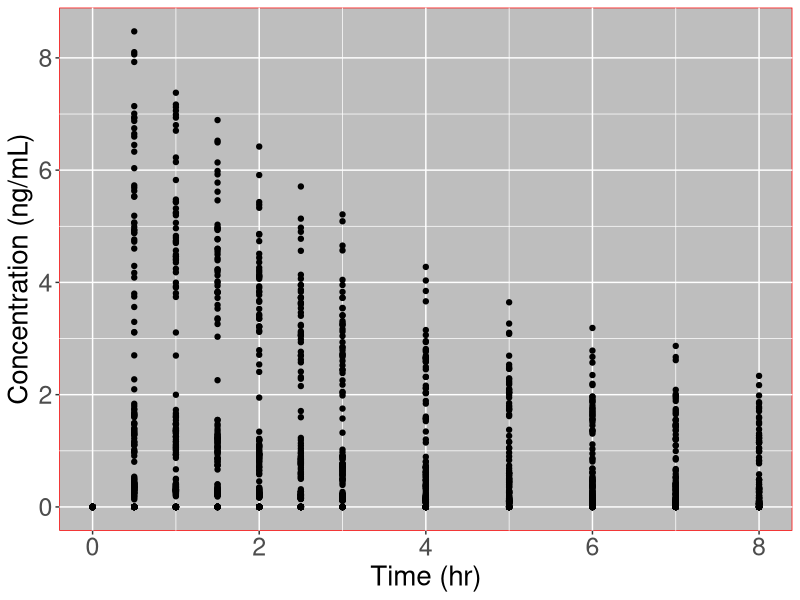
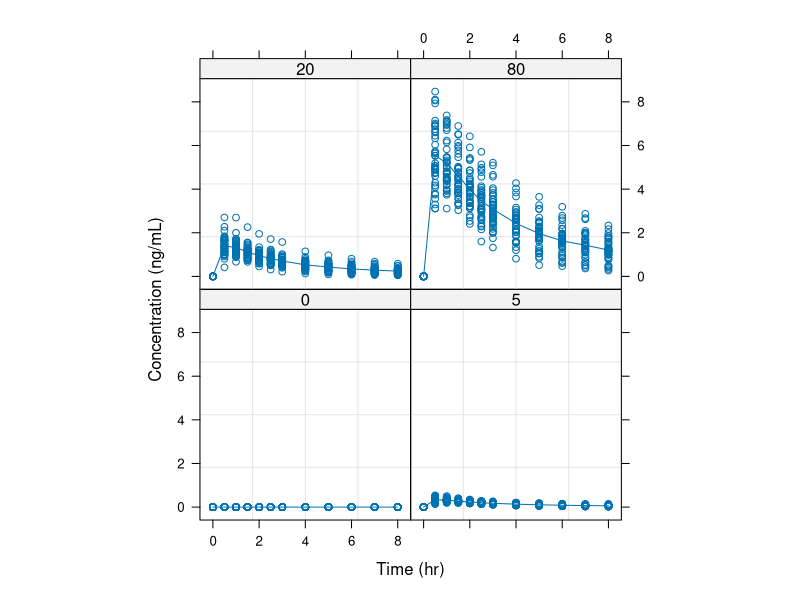
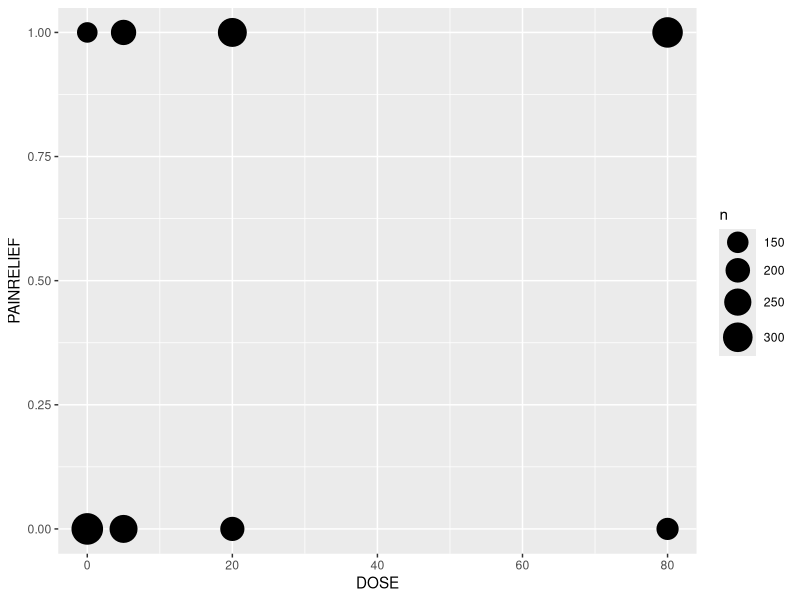
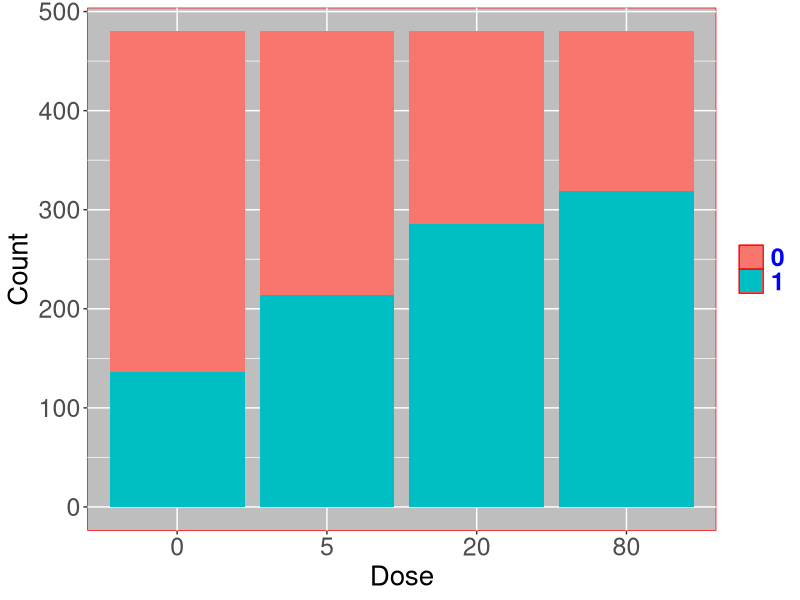
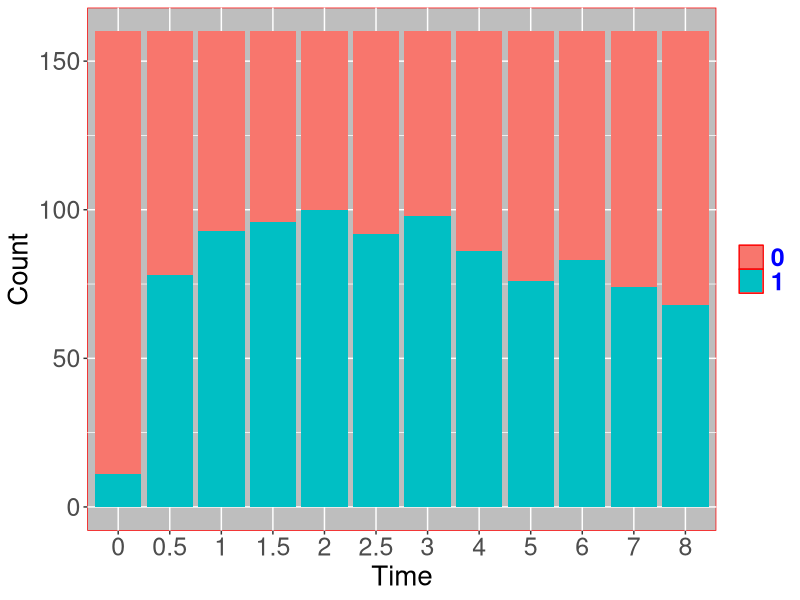
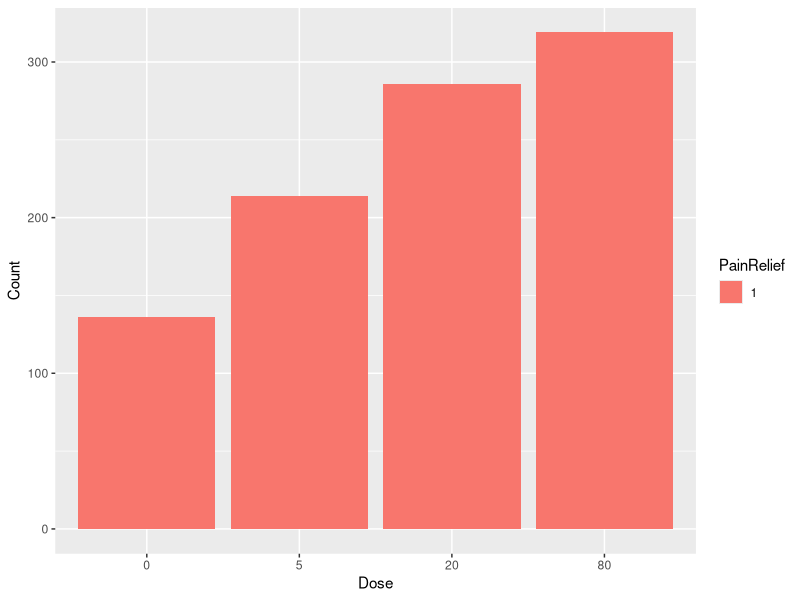
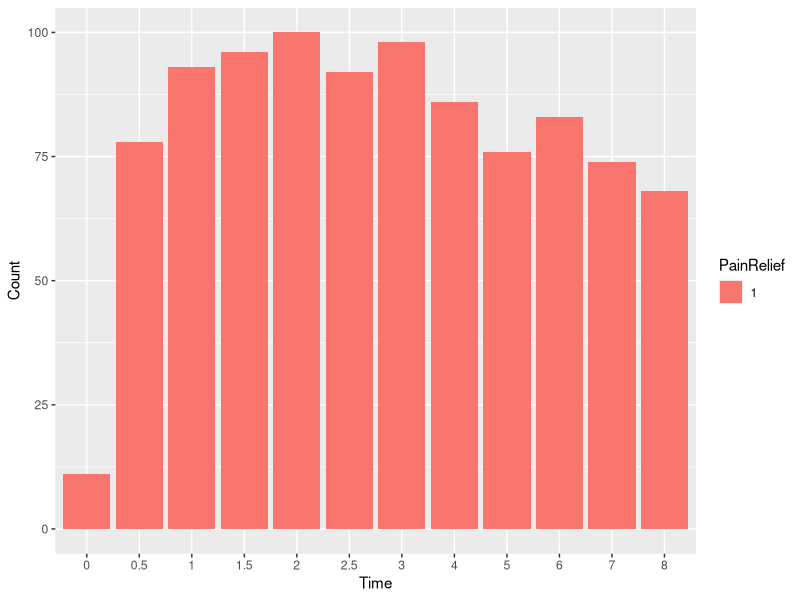
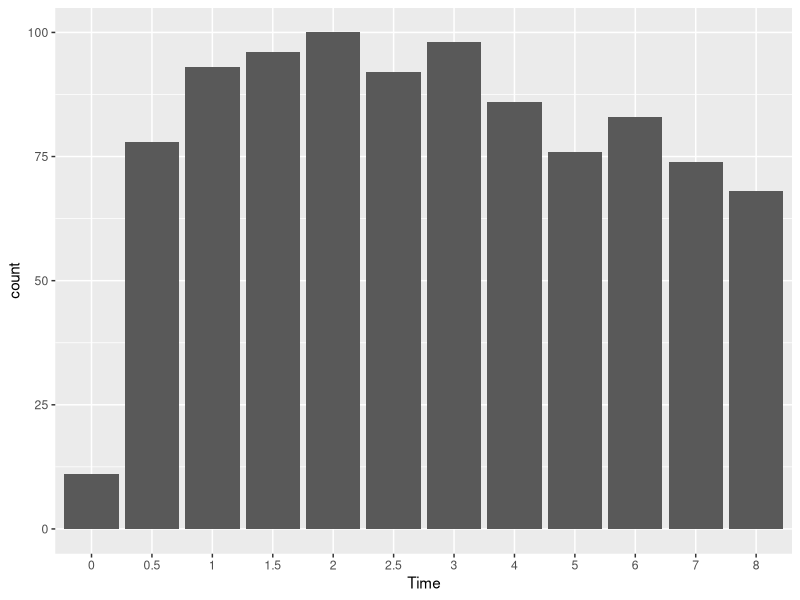

Recreate these plots in R, in order. (Note: this script raises an error after producing the figures.)
## ---- chunk 1
pain<-read.csv("Painrelief.csv", sep=",")
summary(pain)

## ---- chunk 2
list.of.packages <- c("PKNCA", 
                      "knitr",
                      "reshape2", 
                      "gee",
                      "geepack", 
                      "nlme", 
                      "lme4",
                      "lmtest",
                      "ggplot2",
                      "plotrix")
new.packages <- list.of.packages[!(list.of.packages %in% installed.packages()[,"Package"])]
if(length(new.packages)) install.packages(new.packages)
lapply(list.of.packages, require, character.only = TRUE)
# this should return 10 TRUE statements (one for each package)
# you can also lapply library instead of require
## ---- chunk 3
plot1<-ggplot(data = pain, aes(x = TIME, y = CONC, group=DOSE))+geom_point()+
  xlab("Time (hr)")+
  ylab("Concentration (ng/mL)")
plot1+theme(panel.background = element_rect(fill='grey', colour='red'))+
  theme(axis.title.y = element_text(colour = 'black', size = 20))+
  theme(axis.text.y = element_text(size = 18))+
  theme(axis.title.x = element_text(colour = 'black', size = 20))+
  theme(axis.text.x = element_text(size = 18))+
  theme(plot.title = element_text(lineheight=.8, face="bold"))+
  theme(legend.position="top")+
  theme(legend.title=element_blank())+
  theme(legend.text = element_text(colour="blue", size = 18, face = "bold"))

## ---- chunk 4
pain.2<-groupedData(CONC~TIME|DOSE, data=pain, 
     labels = list(x="Time(hr)", y="Conc(ng/mL)"))
plot2<-plot(pain.2, aspect=1/1, ylab="Concentration (ng/mL)", 
      xlab="Time (hr)")
plot2
plot22<-ggplot(pain, aes(displ, hwy)) + 
  geom_point() + 
  geom_line(data = grid, colour = "blue", size = 1.5) + 
  geom_text(data = pain, aes(label = model))

plot23<-ggplot(data=pain, aes(x=TIME, y=CONC))+
                 geom_point()

## ---- chunk 5
pain.2$logConc<-log(pain.2$CONC)
pain.2log<-groupedData(logConc~TIME|DOSE, data=pain.2, 
        labels = list(x="Time(hr)", y="Log Conc(ng/mL)"))
plot2.log<-plot(pain.2log, aspect=1/1, 
            ylab="Log Concentration (ng/mL)", 
            xlab="Time (hr)")

## ---- chunk 6
plot3<-ggplot(pain, aes(x = DOSE, y = PAINRELIEF)) +
  stat_sum(aes(size = ..n.., group = 1)) +
  scale_size_area(max_size=10)
plot3

## ---- chunk 7
## Create 2x2 contingency table by pain relief and Dose for all 160 sub-
table(pain$PAINRELIEF, pain$DOSE)

## ---- chunk 8
###just look at binary resp (nstat) by month--
ftable(addmargins(xtabs(~PAINRELIEF+TIME,data=pain)))

## ---- chunk 9
### now add treatment (drug or placebo) into the mix---
ftable((xtabs(~DOSE+PAINRELIEF+TIME,data=pain)))

## ---- chunk 10
###### Re arrange data for stacked bar chart---------------

count1<-ftable(xtabs(~PAINRELIEF+DOSE,data=pain))
count1
## ---- chunk 11
### melt fnc converts data from a wide format to a 
mydf = melt(count1)
names(mydf) = c("PainRelief", "Dose", "Count")
head(mydf)

## ---- chunk 12
###### Stacked bar chart---------------
plot4<-ggplot(mydf, aes(x= Dose, y= Count, fill=PainRelief)) +
  geom_bar(stat="identity")
plot41<-ggplot(mydf, aes(x= Dose, y= Count, fill=PainRelief)) +
  geom_bar(stat="identity")
plot4+ theme(panel.background = element_rect(fill='gray', colour='red'))+
  theme(axis.title.y = element_text(colour = 'black', size = 20))+
  theme(axis.text.y = element_text(size = 18))+
  theme(axis.title.x = element_text(colour = 'black', size = 20))+
  theme(axis.text.x = element_text(size = 18))+
  theme(plot.title = element_text(lineheight=.8, face="bold"))+
  theme(legend.position="right")+
  theme(legend.title=element_blank())+
  theme(legend.text = element_text(colour="blue", size = 18, face = "bold"))+
  theme(strip.text.x = element_text(size = 12, face = "bold",colour = "black"))

## ---- chunk 13
count2<-ftable(xtabs(~PAINRELIEF+TIME,data=pain))
count2
mydf2 = melt(count2)
names(mydf2) = c("PainRelief", "Time", "Count")
mydf2

plot5<-ggplot(mydf2, aes(x= Time, y= Count, fill=PainRelief)) +
  geom_bar(stat="identity")

## ---- chunk 14
plot5+ theme(panel.background = element_rect(fill='gray', colour='red'))+
  theme(axis.title.y = element_text(colour = 'black', size = 20))+
  theme(axis.text.y = element_text(size = 18))+
  theme(axis.title.x = element_text(colour = 'black', size = 20))+
  theme(axis.text.x = element_text(size = 18))+
  theme(plot.title = element_text(lineheight=.8, face="bold"))+
  theme(legend.position="right")+
  theme(legend.title=element_blank())+
  theme(legend.text = element_text(colour="blue", size = 18, face = "bold"))+
  theme(strip.text.x = element_text(size = 12, face = "bold",colour = "black"))

## ---- chunk 15

nopain<-pain[pain$PAINRELIEF==1,]
count3<-ftable(xtabs(~PAINRELIEF+DOSE,data=nopain))

## ---- chunk 16

mydf3 = melt(count3)
names(mydf3) = c("PainRelief", "Dose", "Count")
head(mydf3)

## ---- chunk 17

ggplot(mydf3, aes(x= Dose, y= Count, fill=PainRelief)) +
  geom_bar(stat="identity")

## ---- chunk 18
count4<-ftable(xtabs(~PAINRELIEF+TIME,data=nopain))
mydf4 = melt(count4)
names(mydf4) = c("PainRelief", "Time", "Count")
ggplot(mydf4, aes(x= Time, y= Count, fill=PainRelief)) +
  geom_bar(stat="identity")
write.csv(mydf4, file="mydf4.csv")

## ---- chunk 19
ggplot() + 
  geom_bar(data=mydf4, aes(x = Time, weight = Count))

ggplot() + 
  geom_bar(data=pain, aes(x = TIME, weight = PAINRELIEF)) +
  geom_point(data=pain, aes(x = TIME, y = DOSE, color = as.factor(PAINRELIEF))) +
  scale_y_continuous(sec.axis = sec_axis(~.*1, name = "Dose"))

ggplot() + 
  geom_bar(data=pain, aes(x = TIME, weight = PAINRELIEF)) +
  geom_point(data=pain, aes(x = TIME, y = CONC*10, color = as.factor(PAINRELIEF))) +
  scale_y_continuous(sec.axis = sec_axis(~./10, name = "Concentration"))

ggplot() + 
  geom_bar(data=pain, aes(x = TIME, weight = PAINRELIEF)) +
  geom_point(data=pain, aes(x = TIME, y = CONC*12,color = factor(PAINRELIEF), 
        shape = factor(DOSE))) +
  scale_y_continuous(sec.axis = sec_axis(~./12, name = "Concentration"))


plot45<-ggplot(mydf4, aes(x= Time, y= Count)) +
  geom_bar(stat="identity") + 
  geom_point(data=pain, aes(x=TIME, y=CONC), color='green')
plot45

## ---- chunk 20
par(mar=c(5, 4, 4, 6) + 0.1)
## ---- chunk 21
plot(pain$TIME, pain$CONC, pch=16, axes=FALSE, ylim=c(0,10), xlab="", ylab="", 
     type="p",col="black")
axis(2, ylim=c(0,1),col="black",las=1)  ## las=1 makes horizontal labels
mtext("Drug Concentration (ng/mL)",side=2,line=2.5)
box()



## Allow a second plot on the same graph

par(new=TRUE)



## Plot the second plot and put axis scale on right

plot(mydf4$Time, mydf4$Count, pch=15,  xlab="", ylab="", ylim=c(0,120), 
     axes=FALSE, type="l", col="red")
## a little farther out (line=4) to make room for labels
mtext("Count of Pain Relief",side=4,col="red",line=4) 
axis(4, ylim=c(0,110), col="red",col.axis="red",las=1)

## Draw the time axis
axis(1,xlim=c(0,8))
axis(1,pretty(range(pain$TIME),1))
mtext("Time (Hours)",side=1,col="black",line=2.5)  

## Add Legend
legend("topleft",legend=c("Drug Conc","Pain Relief Count"),
       text.col=c("black","red"),pch=c(16,15),col=c("black","red"))

example(twoord.plot)
par(mar = c(5, 4, 4, 4) + 0.3)  # Leave space for z axis
plot(pain$TIME, pain$CONC) # first plot
par(new = TRUE)
plot(mydf4$Time, mydf4$PainRelief, type = "l", axes = FALSE, bty = "n",
     ylim=c(0,120), xlab = "", ylab = "")
axis(side=4)
mtext("z", side=4, line=3)

## ---- chunk 22
my.conc<-PKNCAconc(as.data.frame(pain), CONC~TIME|ID)
## ---- chunk 23
d.dose<-unique(pain[pain$TIME == 0.0,
                       c("ARM","ID","TIME","CONC", "PAINRELIEF","DOSE")])

knitr::kable(d.dose,
             caption="Dosing data extracted from data set")

## ---- chunk 24
my.dose <- PKNCAdose(d.dose, DOSE~TIME|ID)
my.dose
## ---- chunk 25
my.data.automatic <- PKNCAdata(my.conc, my.dose)
summary(my.data.automatic)
knitr::kable(PKNCA.options("single.dose.aucs"))
knitr::kable(my.data.automatic$intervals)

## ---- chunk 26
my.results.automatic <- pk.nca(my.data.automatic)
summary(my.results.automatic)

## ---- chunk 27
my.intervals <- data.frame(start=0.0,
                           end=Inf,
                           cmax=TRUE,
                           tmax=TRUE,
                           aucinf=TRUE,
                           auclast=TRUE,
                           cl=TRUE,
                           vz=TRUE,
                           half.life=TRUE)

my.data.manual <- PKNCAdata(my.conc, my.dose,intervals=my.intervals)
knitr::kable(my.data.manual$interval)
summary(my.data.manual)

my.results.manual <- pk.nca(my.data.manual)
summary(my.results.manual)
my.results.manual$result

write.csv(my.results.manual$result, file="PKNCAdata.csv")
knitr::kable(summary(my.results.manual))

## ---- chunk 28
PKresults<-my.results.manual$result
## ---- chunk 29
PKresults1<-PKresults[c(-1, -2)]
## ---- chunk 30
pain.0<-pain[pain$TIME==0,]

PKresults2<-t(PKresults1)

## ---- chunk 31
mPKresults<-melt(PKresults1, id=c("ID", "PPTESTCD"))
## ---- chunk 32
PKresults3<-dcast(mPKresults, ID~variable+PPTESTCD)
write.csv(PKresults3, file="PKNCAresults.csv")
## ---- chunk 33
pain.nca<-cbind2(PKresults3, pain.0)
head(pain.nca)
write.csv(pain.nca, file="FinalPKNCA.csv")
## ---- chunk 34
pain.nca1<-pain.nca[c(-2, -4,-7,-8,-9,-10,-11,-12,-13,-14,-15,-16,-17,-18,
                      -19,-20,-21,-22,-23,-24,-25,-27)]
write.csv(pain.nca1, file="FinalPKNCA1.csv")
head(pain.nca1)
class(pain.nca1$PPORRES_auclast)<- "numeric"
round(pain.nca1$PPORRES_auclast,3)

nca<-read.csv("FinalPKNCA1.csv", header=TRUE)

## ---- chunk 35
boxplot(PPORRES_auclast ~ DOSE, data = nca, main="AUClast by Dose", xlab="Dose (mg)",
        ylab="AUClast (hr*ng/mL)")
boxplot(PPORRES_cmax ~ DOSE, data = nca, main="Cmax by Dose", xlab="Dose (mg)",
        ylab="Cmax (ng/mL)")

## ---- chunk 36
pain_gee1 <- gee(PAINRELIEF ~ as.factor(DOSE)+CONC+TIME, 
    data = pain, family = "binomial", id = ID, 
    corstr = "independence", scale.fix = TRUE, scale.value = 1)
summary(pain_gee1)

## ---- chunk 37
teststat.gee1<-round(summary(pain_gee1)$coefficients,4)
## ---- chunk 38
pval1<-round(pnorm(abs(teststat.gee1[,5]),lower.tail=FALSE)*2,4)
## ---- chunk 39

cbind(teststat.gee1,pval1)
## ---- chunk 40
pain_gee2<- gee(PAINRELIEF ~ as.factor(DOSE)+CONC+TIME, data = pain, 
    family = "binomial", id = ID, corstr = "exchangeable", 
    scale.fix = TRUE, scale.value = 1)
summary(pain_gee2)
round(summary(pain_gee2)$coefficients,4)
round(summary(pain_gee2)$working.correlation,3)

## ---- chunk 41
pain_gee3<-gee(PAINRELIEF~ as.factor(DOSE)+CONC+TIME, data = pain, 
    family="binomial",  id=ID, corstr="AR-M", 
    scale.fix=TRUE, scale.value=1)
summary(pain_gee3)
round(summary(pain_gee3)$coefficients,4)
round(summary(pain_gee3)$working.correlation,3)

## ---- chunk 42
pain_gee4<-gee(PAINRELIEF~as.factor(DOSE)+CONC+TIME, data=pain, 
    family="binomial", id=ID, corstr="unstructured", 
    scale.fix=TRUE, scale.value=1)
summary(pain_gee4)   
round(summary(pain_gee4)$coefficients,4)
round(summary(pain_gee4)$working.correlation,3)

## ---- chunk 43
teststat.gee4<-round(summary(pain_gee4)$coefficients,4)
## ---- chunk 44

pval4<-round(pnorm(abs(teststat.gee4[,5]),lower.tail=FALSE)*2,4)

## ---- chunk 45
cbind(teststat.gee4,pval4)

## ---- chunk 46
pain_geeBL<-gee(PAINRELIEF~1, data=pain, family="binomial", 
    id=ID, corstr="unstructured", scale.fix=TRUE, scale.value=1)
summary(pain_geeBL)
round(summary(pain_geeBL)$coefficients,4)
round(summary(pain_geeBL)$working.correlation,3)

## ---- chunk 47
se.BL <- summary(pain_geeBL)$coefficients["(Intercept)","Robust S.E."]
ci.BL<-exp(coef(pain_geeBL)["(Intercept)"] + c(-1,1) * se.BL * qnorm(0.975))
cbind(OR=exp(coef(pain_geeBL)["(Intercept)"]),ci.BL)

## ---- chunk 48
teststat.geeBL<-round(summary(pain_geeBL)$coefficients,5)
## ---- chunk 49
pval.BL<-pnorm(abs(teststat.geeBL[,5]),lower.tail=FALSE)*2
## ---- chunk 50
cbind(teststat.geeBL,pval.BL)

baselineprob=exp(-0.5402513)/(1+exp(-0.5402513))
baselineprob

## ---- chunk 51
se.dose5 <- summary(pain_gee4)$coefficients["as.factor(DOSE)5","Robust S.E."]
ci.dose5<-exp(coef(pain_gee4)["as.factor(DOSE)5"] + c(-1,1) * se.dose5 * qnorm(0.975))
cbind(OR=exp(coef(pain_gee4)["as.factor(DOSE)5"]),ci.dose5)

se.dose20<- summary(pain_gee1)$coefficients["as.factor(DOSE)20","Robust S.E."]
ci.dose20<-exp(coef(pain_gee1)["as.factor(DOSE)20"] + c(-1,1) * se.dose20 * qnorm(0.975))
cbind(OR=exp(coef(pain_gee1)["as.factor(DOSE)20"]),ci.dose20)

se.dose80<- summary(pain_gee1)$coefficients["as.factor(DOSE)80","Robust S.E."]
ci.dose80<-exp(coef(pain_gee1)["as.factor(DOSE)80"] + c(-1,1) * se.dose80 * qnorm(0.975))
cbind(OR=exp(coef(pain_gee1)["as.factor(DOSE)80"]),ci.dose80)

## ---- chunk 52
DOSE0520<-pain$DOSE[pain$DOSE<80]
DOSE0520

## ---- chunk 53
pain.glmmBL<-glmer(PAINRELIEF ~ 1+(1|ID),data = pain, family = binomial, REML=F)
pain.glmmBL
summary(pain.glmmBL)

## ---- chunk 54
pain.glmm<-glmer(PAINRELIEF ~ as.factor(DOSE)+TIME+CONC+(1|ID),data = pain, 
        family = binomial, REML=F)
summary(pain.glmm)
## ---- chunk 55
lrt.BLFull = 2*((-1020.7) - (-1089.131))
lrt.BLFull
## ---- chunk 56
qchisq(0.95,5)
lrtest(pain.glmm, pain.glmmBL)

## ---- chunk 57
pain.glmm1<-glmer(PAINRELIEF ~ as.factor(DOSE)+TIME+CONC+(1|ID)+(1|CONC),
        data = pain, family = binomial, REML=TRUE)
summary(pain.glmm1)
lrtest(pain.glmm1, pain.glmm)

## ---- chunk 58
exp(fixef(pain.glmm1))
## ---- chunk 59
pain.glmm2<-glmer(PAINRELIEF ~ as.factor(DOSE)+CONC+(1|ID)+(1|CONC),
          data = pain, family = binomial, REML=F)
summary(pain.glmm2)
exp(fixef(pain.glmm2))
lrtest(pain.glmm1, pain.glmm2)

## ---- chunk 60
pain.glmm3<-glmer(PAINRELIEF ~ as.factor(DOSE)+(1|ID),data = pain, family = binomial, REML=F)
summary(pain.glmm3)

## ---- chunk 61
out.compare <- round(cbind(exp(coef(pain_gee4)), exp(fixef(pain.glmm1))),3)
rownames(out.compare) <- names(coef(pain_gee4))
colnames(out.compare) <- c('GEE','GLMM')
out.compare

